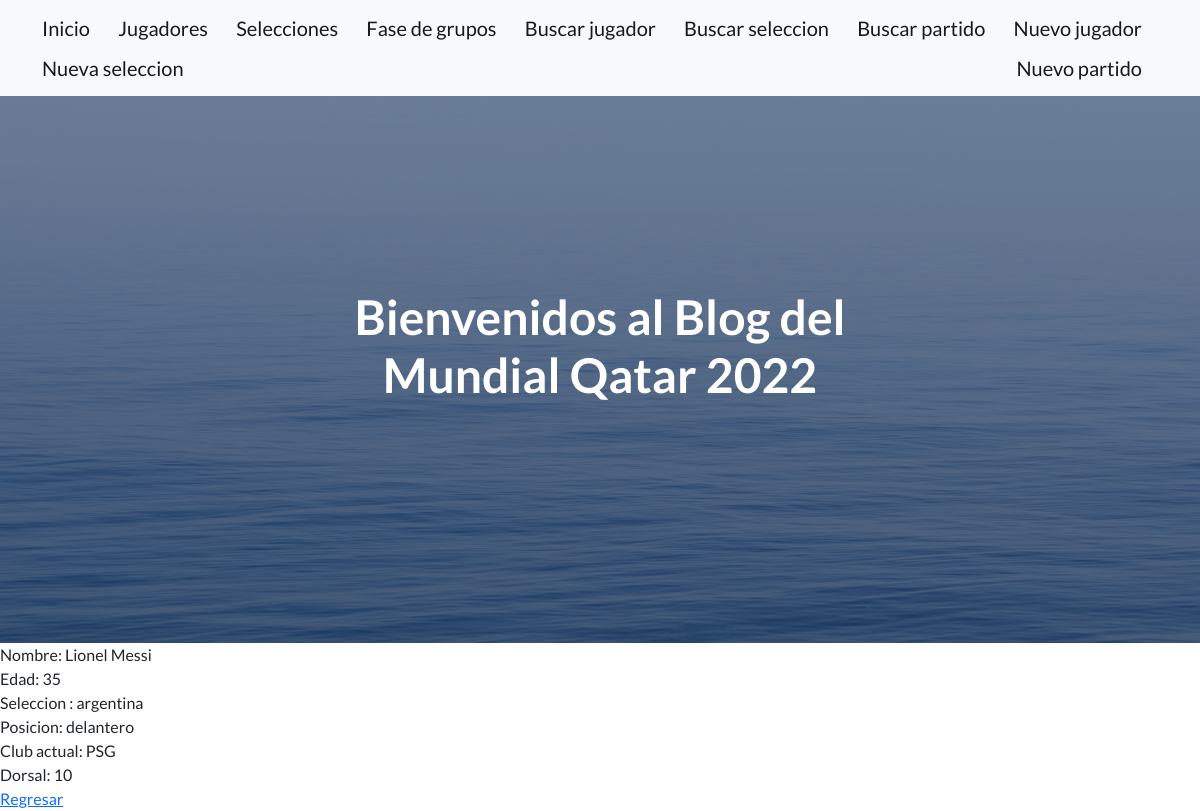
The page /jugador/detail/1 on the database its author committed.
### AppMundial/models.py (models this page shows, shortened)
class Jugador(models.Model):
    nombre = models.CharField(max_length=30, null=True, blank=True)
    edad = models.IntegerField(null=True, blank=True)
    seleccion = models.CharField(max_length=30, null=True, blank=True)
    posicion = models.CharField(max_length=20, null=True, blank=True)
    clubactual = models.CharField(max_length=30, null=True)
    dorsal = models.IntegerField()

### AppMundial/views.py (the view)
# urls.py: path('jugador/detail/<pk>', views.JugadorDetail.as_view(), name='Detail'),
class JugadorDetail(DetailView):
    model = Jugador
    template_name = 'AppMundial/jugador_detail.html'

### AppMundial/templates/AppMundial/jugador_detail.html
{% extends "AppMundial/base.html" %}
{% load static %}
{% block contenidoQueCambia %}
Nombre: {{jugador.nombre}}
<br>
Edad: {{jugador.edad}}
<br>
Seleccion : {{jugador.seleccion}}
<br>
Posicion: {{jugador.posicion}}
<br>
Club actual: {{jugador.clubactual}}
<br>
Dorsal: {{jugador.dorsal}}
<br>
<a href="{% url 'List' %}">Regresar</a>
{% endblock %}

### rows shown on the page
Jugador: nombre "Lionel Messi", edad "35", seleccion "argentina", posicion "delantero", clubactual "PSG", dorsal "10"
